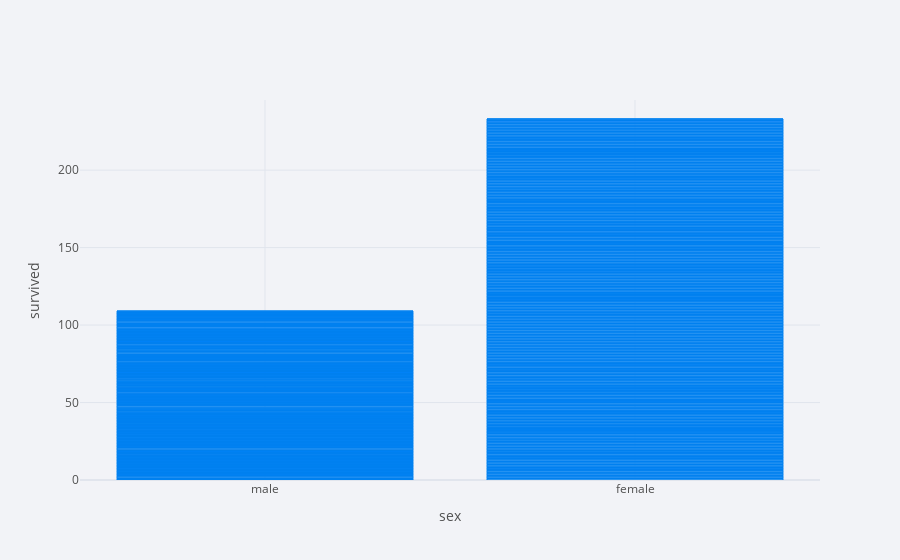

Write notebook code for a chart like this one.
### Code cell
df1.iplot(kind = 'bar' , x = 'sex' , y = 'survived',xTitle = 'sex' ,yTitle= "survived " )

### Figure 1 — Plotly figure (JSON) as saved in the notebook; plotly's stock layout.template omitted (floating-point values rounded to 4 significant figures; data arrays with more than 128 entries replaced by an {"elided": "..."} marker saying what was removed)
{"data": [{"marker": {"color": "rgba(0, 128, 240, 0.6)", "line": {"color": "rgba(0, 128, 240, 1.0)", "width": 1}}, "name": "survived", "orientation": "v", "text": "", "type": "bar", "x": {"elided": "891 str values"}, "y": {"elided": "891 int values"}}], "layout": {"legend": {"bgcolor": "#F2F3F7", "font": {"color": "#505050"}}, "paper_bgcolor": "#F2F3F7", "plot_bgcolor": "#F2F3F7", "title": {"font": {"color": "#484848"}}, "xaxis": {"gridcolor": "#E1E5ED", "showgrid": true, "tickfont": {"color": "#505050"}, "title": {"font": {"color": "#505050"}, "text": "sex"}, "zerolinecolor": "#E1E5ED"}, "yaxis": {"gridcolor": "#E1E5ED", "showgrid": true, "tickfont": {"color": "#505050"}, "title": {"font": {"color": "#505050"}, "text": "survived "}, "zerolinecolor": "#E1E5ED"}}}
